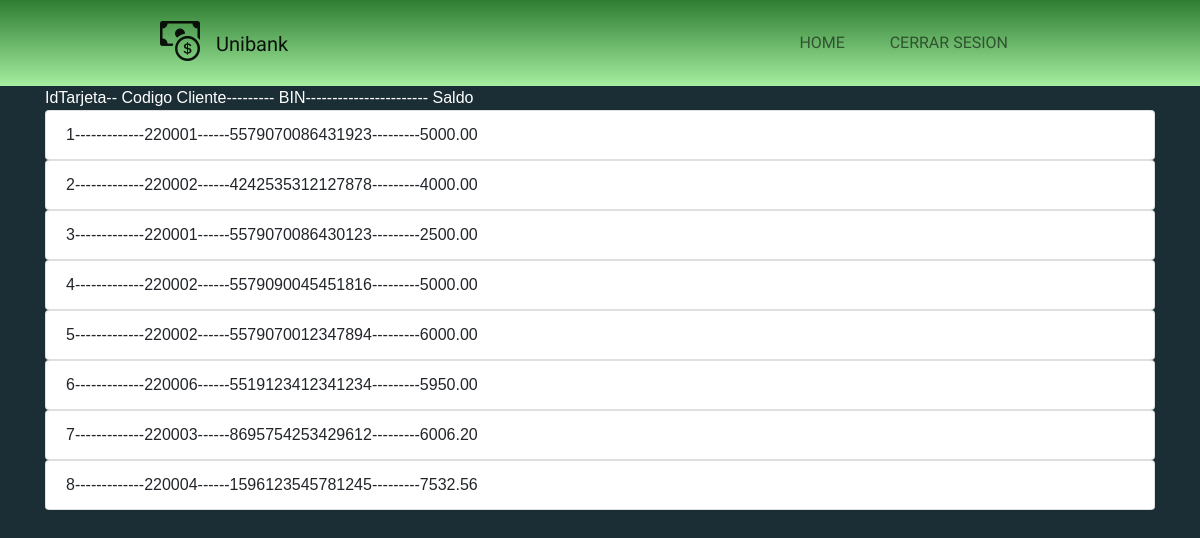
The page /rscEjecutivo/debitoCuentas.php (signed in) on the database its author committed.
### tables this page shows
CREATE TABLE `debito` (
  `idTarjeta` int(11) NOT NULL,
  `codigoCliente` varchar(50) NOT NULL DEFAULT '',
  `BIN` varchar(16) NOT NULL,
  `expira` date NOT NULL,
  `codeSecurity` int(11) NOT NULL,
  `nip` varchar(4) NOT NULL,
  `saldoDeb` decimal(20,2) DEFAULT NULL
);

### rscEjecutivo/debitoCuentas.php (the view, shortened to what this page needs)
<?php session_start();
$objeto = new Conexion();
$conexion = $objeto->Conectar();
require '../vistas/headerEspecifico.php';
$consulta = "SELECT * FROM debito";
$resultado = $conexion->prepare($consulta);
$resultado->execute();
$datos=$resultado->fetchAll(PDO::FETCH_ASSOC);
?>
<div class="container">
<td>IdTarjeta--</td>
            <td>Codigo Cliente---------</td>
            <td>BIN-----------------------</td>
            <td> Saldo</td>
    <table class="default">
        <tr>
            <?php foreach ($datos as $dato):?>
            <ul class="list-group">
                    <li class="list-group-item"><?php echo $dato['idTarjeta'] .'-------------'. $dato['codigoCliente'] .'------'. $dato['BIN'] .'---------'. $dato['saldoDeb'];?></li>
            </ul>
            <?php endforeach ?>
        </tr>
    </table>
</div>

### Style.css (style rules this page uses)
* { box-sizing: border-box; }
:root { --Sniglet-font: "Sniglet", cursive; --Rubik: "Rubik", cursive; --Patua: "Patua One", cursive; --Lobster: "lobster", cursive; --light-black: #2e2c2caf; --bggradient: linear-gradient(to bottom, #2e7d32, #a5eea0); --light-gray: rgba(255, 255, 255, 0.877); }
body { background:#F2F2F2; font-size: 16px; font-family:"Roboto", Arial, sans-serif, helvetica; }

### css/estilosLogReg.css (style rules this page uses)
* { margin: 0; padding: 0; -webkit-box-sizing: border-box; -moz-box-sizing: border-box; box-sizing: border-box; }
body { font-size: 16px; font-family: 'Raleway', sans-serif; background: #1b2e35; color:#fff; }

### rows shown on the page
debito: idTarjeta "1", codigoCliente "220001", BIN "5579070086431923", saldoDeb "5000.00"
debito: idTarjeta "2", codigoCliente "220002", BIN "4242535312127878", saldoDeb "4000.00"
debito: idTarjeta "3", codigoCliente "220001", BIN "5579070086430123", saldoDeb "2500.00"
debito: idTarjeta "4", codigoCliente "220002", BIN "5579090045451816", saldoDeb "5000.00"
debito: idTarjeta "5", codigoCliente "220002", BIN "5579070012347894", saldoDeb "6000.00"
debito: idTarjeta "6", codigoCliente "220006", BIN "5519123412341234", saldoDeb "5950.00"
debito: idTarjeta "7", codigoCliente "220003", BIN "8695754253429612", saldoDeb "6006.20"
debito: idTarjeta "8", codigoCliente "220004", BIN "1596123545781245", saldoDeb "7532.56"
